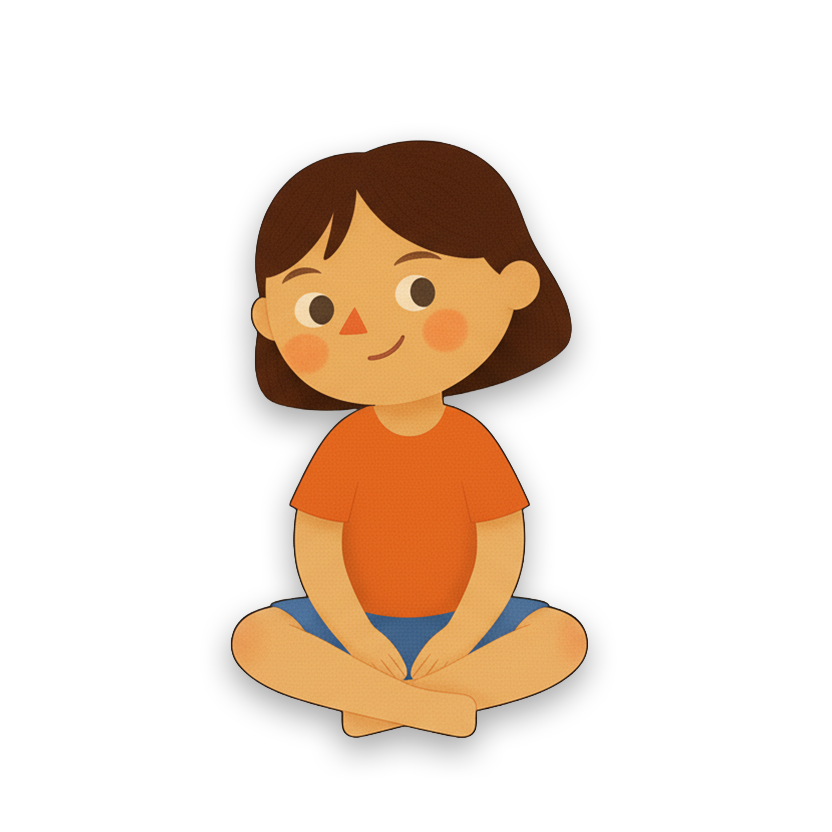
#> input picture renderer-mock/assets/overlays/characters/pose01.png, 832 x 832 px
$ python create-gelato-30-story-proof.py
#> lines starting #> are read from the running program, lines starting #| are printed output that depends on the picture
from pathlib import Path
import textwrap
from PIL import Image, ImageDraw, ImageFont, ImageOps


ROOT = Path(__file__).resolve().parents[1]
BG_DIR = ROOT / "assets" / "background-images-gelato-30"
OUT_DIR = ROOT / "proofs" / "gelato-30-story-proof-jeff-2026-06-02"
PAGES_DIR = OUT_DIR / "pages"

CHARACTER_PATH = ROOT / "renderer-mock" / "assets" / "overlays" / "characters" / "pose01.png"
TEXT_BOX_PATH = ROOT / "assets" / "overlays" / "standard-box.png"
FONT_PATH = ROOT / "renderer-mock" / "assets" / "fonts" / "custom-font.ttf"

SIZE = 2048
TEXT_BOX_WIDTH = 1780
TEXT_BOX_BOTTOM = 70
TEXT_BOX_PAD_X = 160
TEXT_BOX_PAD_Y = 58
FONT_SIZE = 43
PAGE_NUM_FONT_SIZE = 30
CHAR_HEIGHT = 610
CHAR_CENTER = (1024, 910)


def load_font(size):
    try:
        return ImageFont.truetype(str(FONT_PATH), size)
    except Exception:
        return ImageFont.truetype("/System/Library/Fonts/Supplemental/Arial.ttf", size)


FONT = load_font(FONT_SIZE)
SMALL_FONT = load_font(PAGE_NUM_FONT_SIZE)


def cover_square(path):
    img = Image.open(path).convert("RGBA")
    img = ImageOps.exif_transpose(img)
    w, h = img.size
    scale = max(SIZE / w, SIZE / h)
    nw, nh = round(w * scale), round(h * scale)
    img = img.resize((nw, nh), Image.LANCZOS)
    left = (nw - SIZE) // 2
    top = (nh - SIZE) // 2
    return img.crop((left, top, left + SIZE, top + SIZE))


def make_character():
    img = Image.open(CHARACTER_PATH).convert("RGBA")
#> img is the input picture: PIL image 832x832 RGBA; mean R, G, B, A 217.3, 203.2, 191.1, 55.3
    # The sample pose has an opaque white matte. Knock it out for proof compositing.
    data = img.getdata()
    cleaned = []
    for r, g, b, a in data:
        if r > 245 and g > 245 and b > 245:
            cleaned.append((255, 255, 255, 0))
        else:
            cleaned.append((r, g, b, a))
#> after the loop, cleaned = 692224 items
    img.putdata(cleaned)
    ratio = CHAR_HEIGHT / img.height
#> ratio = 0.733
    return img.resize((round(img.width * ratio), CHAR_HEIGHT), Image.LANCZOS)


CHARACTER = make_character()


def wrap_lines(text, draw, font, max_width):
    lines = []
    for paragraph in text.split("\n"):
        words = paragraph.split()
        if not words:
            lines.append("")
            continue
        current = words[0]
        for word in words[1:]:
            test = f"{current} {word}"
            if draw.textbbox((0, 0), test, font=font)[2] <= max_width:
                current = test
            else:
                lines.append(current)
                current = word
        lines.append(current)
    return lines


def draw_story_text(page, text):
    text_box = Image.open(TEXT_BOX_PATH).convert("RGBA")
    ratio = TEXT_BOX_WIDTH / text_box.width
    box_h = round(text_box.height * ratio)
    text_box = text_box.resize((TEXT_BOX_WIDTH, box_h), Image.LANCZOS)
    box_x = (SIZE - TEXT_BOX_WIDTH) // 2
    box_y = SIZE - TEXT_BOX_BOTTOM - box_h
    page.alpha_composite(text_box, (box_x, box_y))

    draw = ImageDraw.Draw(page)
    max_width = TEXT_BOX_WIDTH - TEXT_BOX_PAD_X * 2
    lines = wrap_lines(text, draw, FONT, max_width)
    line_height = round(FONT_SIZE * 1.32)
    total_h = line_height * len(lines)
    y = box_y + (box_h - total_h) // 2 - 2
    for line in lines:
        bbox = draw.textbbox((0, 0), line, font=FONT)
        x = box_x + (TEXT_BOX_WIDTH - (bbox[2] - bbox[0])) // 2
        draw.text((x, y), line, font=FONT, fill=(49, 33, 22, 255))
        y += line_height


def draw_page_num(page, page_num):
    draw = ImageDraw.Draw(page)
    label = f"Page {page_num:02d}"
    pad_x, pad_y = 26, 18
    bbox = draw.textbbox((0, 0), label, font=SMALL_FONT)
    w = bbox[2] - bbox[0] + pad_x * 2
    h = bbox[3] - bbox[1] + pad_y * 2
    draw.rounded_rectangle((28, 28, 28 + w, 28 + h), radius=16, fill=(255, 247, 226, 190))
    draw.text((28 + pad_x, 28 + pad_y - 3), label, font=SMALL_FONT, fill=(49, 33, 22, 230))


def add_character(page):
    x = CHAR_CENTER[0] - CHARACTER.width // 2
    y = CHAR_CENTER[1] - CHARACTER.height // 2
    page.alpha_composite(CHARACTER, (x, y))


PAGES = [
    (1, "gelato-p01-dedication.jpeg", None, "Made especially for Avery."),
    (2, "gelato-p02-twilight-walk.jpg", "child", "It was bedtime in Maplewood. Avery closed their eyes and took a soft breath.\n\"Let's take a dream-walk,\" a quiet voice whispered."),
    (3, "gelato-p03-star-windowsill.jpg", None, "On the windowsill, a single star shimmered in the moonlight. Avery leaned closer.\n\"Some journeys only begin when we pay attention,\" the voice said. \"Your heart will know the way.\""),
    (4, "gelato-p04-night-forest.jpeg", "child", "Outside, the night sparkled with stars.\n\"Look up,\" the voice said. \"Pause. Breathe. Listen.\""),
    (5, "gelato-p05-listening-stones.jpg", None, "Beside the path, three smooth stones glowed. The first invited patience, the second breath, the third listening.\nAvery touched them, and the night became still."),
    (6, "gelato-p06-magic-doorway.jpeg", "child", "A glowing door opened.\n\"When we listen to our own quiet, new worlds begin to whisper back.\""),
    (7, "gelato-p07-brave-threshold.jpg", None, "The door waited, bright and open. Avery took one brave step closer.\n\"Trust that quiet feeling inside you,\" the voice said. \"It already knows how to begin.\""),
    (8, "gelato-p08-courage-leap.jpeg", "child", "Avery floated among the stars.\n\"This is a place your quiet made,\" the voice whispered.\n\"Whenever the day feels too much, breathe and visit again.\""),
    (9, "gelato-p09-constellation-steps.jpg", None, "The stars arranged themselves into tiny steps. Each one blinked when Avery took a breath.\n\"See?\" said the voice. \"With each breath, you light the next step.\""),
    (10, "gelato-p10-morning-meadow.jpeg", "child", "Avery noticed a trail of paw prints and felt a tiny yes inside.\n\"You can follow me anytime,\" the voice said. Listening helps you find the way."),
    (11, "gelato-p11-dew-trail-trees.jpg", None, "Ahead, the trail changed shape. It curved through the dewy grass, then slipped between the tall trees.\nAvery smiled - the trail seemed to know exactly where to go."),
    (12, "gelato-p12-tall-forest.jpg", "child", "Wind whooshed as Avery ran, light and quick.\n\"Listening brings courage,\" the voice said. \"It can feel like joy.\""),
    (13, "gelato-p13-mountain-vista.jpg", "child", "A wide view appeared.\n\"Sometimes it helps to stop and see how far you've come,\" the voice said."),
    (14, "gelato-p14-quiet-lookout.jpg", None, "At the lookout, the whole world opened up.\nAvery listened to the wind and felt a brave little calm settle inside."),
    (15, "gelato-p15-picnic-surprise.jpg", "child", "Lunch was waiting. \"Hungry? Let's eat,\" the voice said.\n\"Being kind to your body is listening, too.\""),
    (16, "gelato-p16-beach-discovery.jpg", "child", "\"When you look closely, you can find beautiful things,\" the voice said.\nAvery paused and found a shining shell."),
    (17, "gelato-p17-shell-hum-sand.jpg", None, "The shell glowed softly in the sand. A tiny hum moved through the waves beside it.\n\"When something feels true,\" the voice said, \"your heart remembers the sound.\""),
    (18, "gelato-p18-crystal-cave.jpg", "child", "A crystal cave glimmered.\n\"Small steps. Watch where your feet go,\" the voice said. \"Careful can be brave.\""),
    (19, "gelato-p19-silver-cave-echo.jpg", None, "Inside the cave, every step made a silver echo. Avery whispered, \"I can do this.\"\nAnd the cave echoed back, \"You can do this.\""),
    (20, "gelato-p20-giant-flowers.jpg", "child", "Giant flowers stretched overhead. Avery gasped in surprise.\n\"You'll be amazed by what you can grow,\" the voice said."),
    (21, "gelato-p21-flower-trail-clear.jpg", None, "Past the flowers, the trail grew thin and twinkly. For a moment, Avery could not see where it went.\nThen the quiet within grew stronger, and the trail grew clear again."),
    (22, "gelato-p22-almost-there.jpg", "child", "The voice felt very close now, and a trail led deeper between the trees.\n\"To hear me clearly, go quiet inside,\" it said. \"That quiet is your heart.\""),
    (23, "gelato-p23-circle-warm-light.jpg", None, "The trail led into a circle of warm light, then stopped.\nAvery took a soft breath, and something bright began to stir."),
    (24, "gelato-p24-animal-reveal.jpg", None, "Fox stepped from the light, warm and bright.\n\"I've been with you the whole time,\" said Fox. \"I am your quiet inside voice.\""),
    (25, "gelato-p25-realization-light.jpg", None, "Then Avery understood. The voice had not been hiding in the trees or stars.\nIt had been tucked safely inside, helping all along."),
    (26, "gelato-p26-flying-home.jpg", "child", "\"Ready to fly home?\" asked Fox. They whooshed through the stars toward Maplewood.\n\"Wherever you go, pause, breathe, listen. I'm always with you.\""),
    (27, "gelato-p27-homecoming-glow.jpg", None, "Back home, the room was quiet and kind. The whole dream-walk still glimmered in the air.\nAvery settled in, warm and safe - the journey was over, but the quiet stayed close."),
    (28, "gelato-p28-spiral-activity-left.jpg", None, "Trace the path slowly with your finger.\nPause. Breathe. Listen."),
    (29, "gelato-p29-spiral-activity-right.jpg", None, "Pause. Breathe. Listen.\nMy quiet voice is always with me."),
    (30, "gelato-p30-credits.jpg", None, "Made for Avery in Maplewood.\nLittle Hero Labs"),
]


def render():
    PAGES_DIR.mkdir(parents=True, exist_ok=True)
    rendered = []
    for page_num, bg_name, character, text in PAGES:
        bg_path = BG_DIR / bg_name
        if not bg_path.exists():
            raise FileNotFoundError(bg_path)
        page = cover_square(bg_path)
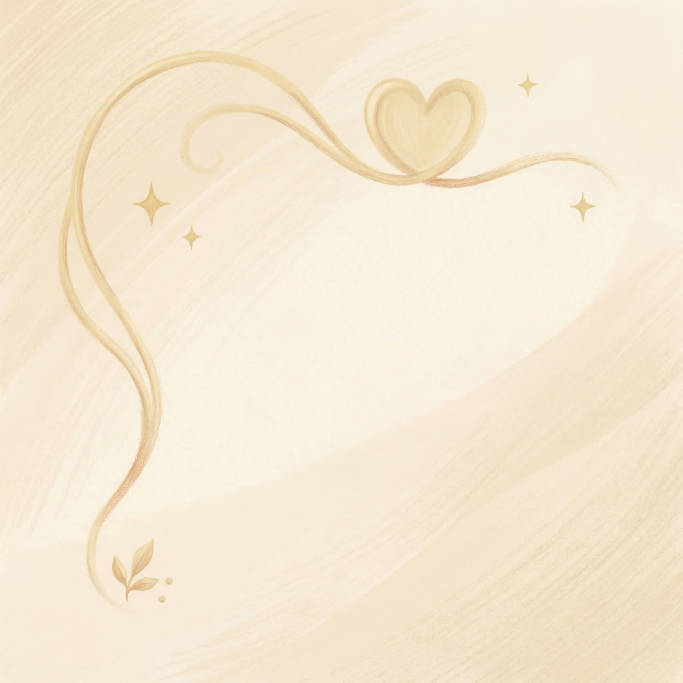
#> input picture assets/background-images-gelato-30/gelato-p01-dedication.jpeg, 2048 x 2048 px (shown at 1/3 size)
        if character == "child":
            add_character(page)
        draw_story_text(page, text)
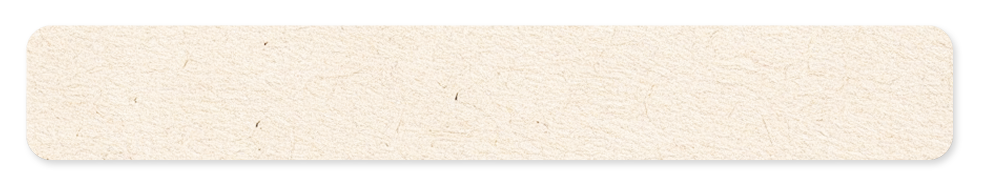
#> input picture assets/overlays/standard-box.png, 1969 x 375 px (shown at 1/2 size)
#> in draw_story_text, text_box is the input picture: PIL image 1969x375 RGBA; mean R, G, B, A 228.3, 219.7, 207.7, 136.8
#> in draw_story_text, `lines = wrap_lines(text, draw, FONT, max_width)`: lines = ['Made especially for Avery.']
#> in draw_story_text, `total_h = line_height * len(lines)`: total_h = 57
#> in draw_story_text, `y = box_y + (box_h - total_h) // 2 - 2`: y = 1778
#> the loop in draw_story_text, `for line in lines:` made 1 pass
#> (line, bbox, x, y) on pass 1: ('Made especially for Avery.', (0, 7, 561, 49), 743, 1835)
#> after the loop in draw_story_text, `for line in lines:`: y = 1835
        draw_page_num(page, page_num)
#> in draw_page_num, `bbox = draw.textbbox((0, 0), label, font=SMALL_FONT)`: bbox = (0, 6, 120, 34)
#> in draw_page_num, `w = bbox[2] - bbox[0] + pad_x * 2`: w = 172
#> in draw_page_num, `h = bbox[3] - bbox[1] + pad_y * 2`: h = 64
        out_path = PAGES_DIR / f"page-{page_num:02d}.jpg"
        page.convert("RGB").save(out_path, "JPEG", quality=92, optimize=True)
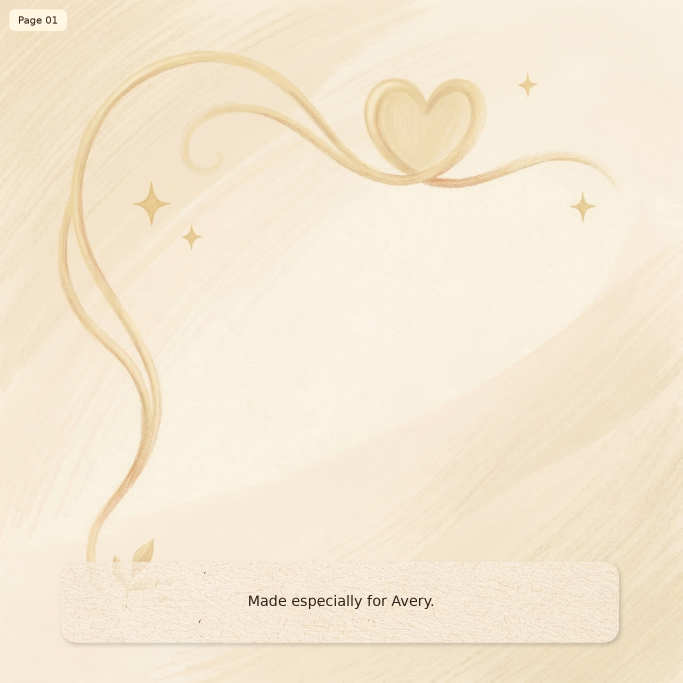
#> saved as page-01.jpg: PIL image 2048x2048 RGB (shown at 1/3 size); mean R, G, B 244.9, 232.2, 210.5
        rendered.append(out_path)
#> pass 2 of the loop in render, `for page_num, bg_name, character, text in PAGES:`:
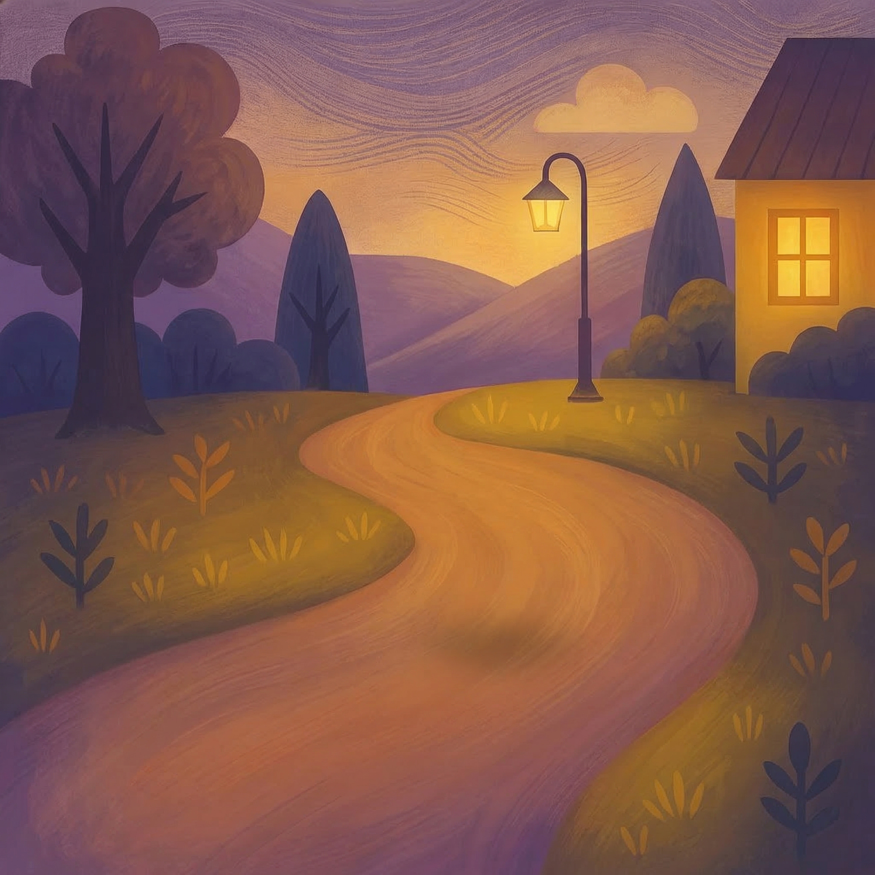
#> input picture assets/background-images-gelato-30/gelato-p02-twilight-walk.jpg, 2625 x 2625 px (shown at 1/3 size)
#> in draw_story_text (call 2), `page.alpha_composite(text_box, (box_x, box_y))`:
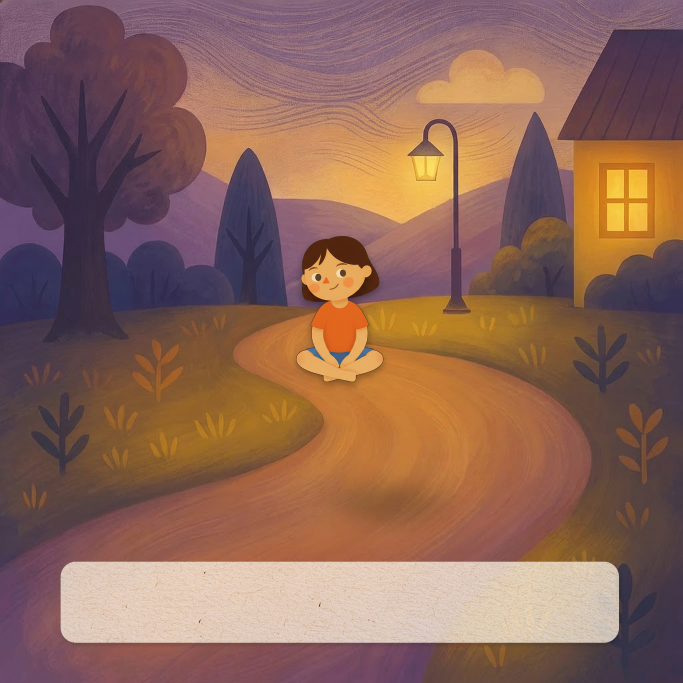
#> page: PIL image 2048x2048 RGBA (shown at 1/3 size); mean R, G, B, A 140.7, 102.1, 88.1, 255
#> lines = 3 items
#> total_h = 171
#> in draw_story_text (call 2), `y = box_y + (box_h - total_h) // 2 - 2`: y = 1721
#> the loop in draw_story_text (call 2), `for line in lines:` made 3 passes
#> (bbox, x, y) on passes 1, 3: ((0, 7, 1402, 49), 323, 1778), ((0, 7, 1106, 49), 471, 1892)
#> after the loop in draw_story_text (call 2), `for line in lines:`: y = 1892
#> in render, `page.convert("RGB").save(out_path, "JPEG", quality=92, optimize=True)`:
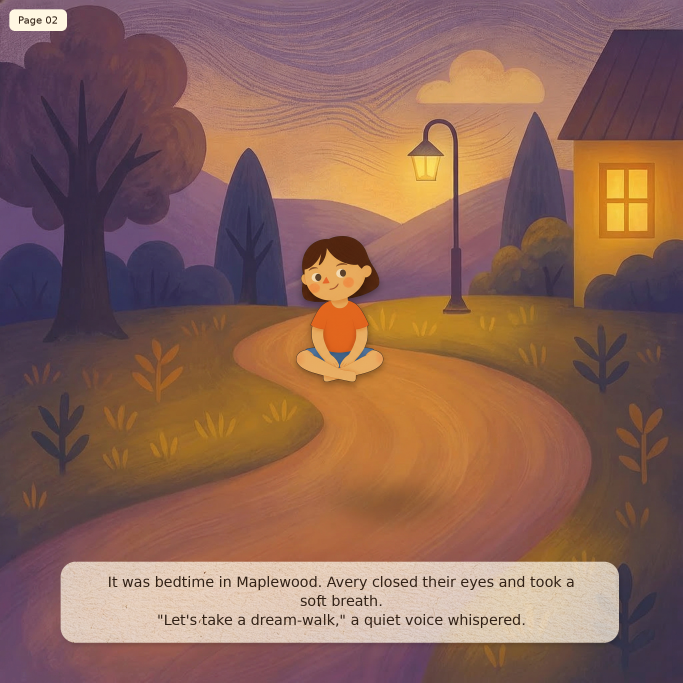
#> saved as page-02.jpg: PIL image 2048x2048 RGB (shown at 1/3 size); mean R, G, B 140.1, 101.6, 87.5

    pdf_path = OUT_DIR / "finding-our-inner-voice-gelato-30-story-proof-jeff.pdf"
    pdf_images = [Image.open(path).convert("RGB") for path in rendered]
    pdf_images[0].save(pdf_path, save_all=True, append_images=pdf_images[1:], resolution=150)

    readme = OUT_DIR / "README.txt"
    readme.write_text(
        "Finding Our Inner Voice - Gelato 30 story proof for Jeff\n"
        "Generated as a fast pacing/story proof, not production artwork.\n\n"
        "Sample placeholders:\n"
        "- Child name: Avery\n"
        "- Hometown: Maplewood\n"
        "- Pronouns: they/their\n"
        "- Animal: Fox\n\n"
        "Notes:\n"
        "- Uses current assets/background-images-gelato-30 backgrounds.\n"
        "- Uses one local sample child pose on all child-character pages.\n"
        "- Does not include final animal overlay sprites.\n"
        "- Page numbers are added only for review convenience.\n",
        encoding="utf-8",
    )

    print(f"Rendered {len(rendered)} pages")
    print(pdf_path)
    print(PAGES_DIR)


if __name__ == "__main__":
#> (the run stopped early here; a loop or call above may not have finished)
